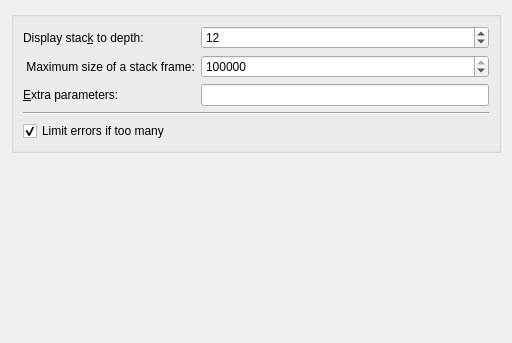
<?xml version="1.0" encoding="UTF-8"?>
<ui version="4.0">
 <class>Valgrind::Generic::ConfigPage</class>
 <widget class="QWidget" name="Valgrind::Generic::ConfigPage">
  <property name="geometry">
   <rect>
    <x>0</x>
    <y>0</y>
    <width>512</width>
    <height>343</height>
   </rect>
  </property>
  <layout class="QVBoxLayout" name="verticalLayout_2">
   <item>
    <widget class="QGroupBox" name="groupBox">
     <property name="title">
      <string/>
     </property>
     <layout class="QVBoxLayout" name="verticalLayout">
      <item>
       <layout class="QFormLayout" name="formLayout">
        <item row="0" column="0">
         <widget class="QLabel" name="numCallersLabel">
          <property name="text">
           <string>Display stac&amp;k to depth:</string>
          </property>
          <property name="buddy">
           <cstring>numCallers</cstring>
          </property>
         </widget>
        </item>
        <item row="0" column="1">
         <widget class="QSpinBox" name="numCallers">
          <property name="sizePolicy">
           <sizepolicy hsizetype="Expanding" vsizetype="Fixed">
            <horstretch>0</horstretch>
            <verstretch>0</verstretch>
           </sizepolicy>
          </property>
          <property name="toolTip">
           <string>&lt;html&gt;&lt;head/&gt;&lt;body&gt;&lt;p&gt;Specifies the maximum number of entries shown in stack traces that identify program locations. Note that errors are commoned up using only the top four function locations (the place in the current function, and that of its three immediate callers). So this doesn't affect the total number of errors reported.&lt;/p&gt;&lt;p&gt;The maximum value for this is 500. Note that higher settings will make Valgrind run a bit more slowly and take a bit more memory, but can be useful when working with programs with deeply-nested call chains.&lt;/p&gt;&lt;/body&gt;&lt;/html&gt;</string>
          </property>
          <property name="maximum">
           <number>500</number>
          </property>
          <property name="value">
           <number>12</number>
          </property>
         </widget>
        </item>
        <item row="1" column="0">
         <widget class="QLabel" name="maxStackframeLabel">
          <property name="text">
           <string> Maximum size of a stack frame:</string>
          </property>
          <property name="buddy">
           <cstring>maxStackframe</cstring>
          </property>
         </widget>
        </item>
        <item row="1" column="1">
         <widget class="QSpinBox" name="maxStackframe">
          <property name="sizePolicy">
           <sizepolicy hsizetype="Expanding" vsizetype="Fixed">
            <horstretch>0</horstretch>
            <verstretch>0</verstretch>
           </sizepolicy>
          </property>
          <property name="toolTip">
           <string>&lt;html&gt;&lt;head/&gt;&lt;body&gt;&lt;p&gt;The maximum size of a stack frame. If the stack pointer moves by more than this amount then Valgrind will assume that the program is switching to a different stack.&lt;/p&gt;&lt;p&gt;You may need to use this option if your program has large stack-allocated arrays. Valgrind keeps track of your program's stack pointer. If it changes by more than the threshold amount, Valgrind assumes your program is switching to a different stack, and Memcheck behaves differently than it would for a stack pointer change smaller than the threshold. Usually this heuristic works well. However, if your program allocates large structures on the stack, this heuristic will be fooled, and Memcheck will subsequently report large numbers of invalid stack accesses. This option allows you to change the threshold to a different value.&lt;/p&gt;&lt;p&gt;You should only consider use of this option if Valgrind's debug output directs you to do so. In that case it will tell you the new threshold you should specify.&lt;/p&gt;&lt;p&gt;In general, allocating large structures on the stack is a bad idea, because you can easily run out of stack space, especially on systems with limited memory or which expect to support large numbers of threads each with a small stack, and also because the error checking performed by Memcheck is more effective for heap-allocated data than for stack-allocated data. If you have to use this option, you may wish to consider rewriting your code to allocate on the heap rather than on the stack.&lt;/p&gt;&lt;/body&gt;&lt;/html&gt;</string>
          </property>
          <property name="maximum">
           <number>200000000</number>
          </property>
          <property name="value">
           <number>2000000</number>
          </property>
         </widget>
        </item>
        <item row="2" column="0">
         <widget class="QLabel" name="label_3">
          <property name="text">
           <string>&amp;Extra parameters:</string>
          </property>
          <property name="buddy">
           <cstring>extraParameters</cstring>
          </property>
         </widget>
        </item>
        <item row="2" column="1">
         <widget class="QLineEdit" name="extraParameters">
          <property name="sizePolicy">
           <sizepolicy hsizetype="Expanding" vsizetype="Fixed">
            <horstretch>0</horstretch>
            <verstretch>0</verstretch>
           </sizepolicy>
          </property>
          <property name="clearButtonEnabled">
           <bool>true</bool>
          </property>
         </widget>
        </item>
       </layout>
      </item>
      <item>
       <widget class="Line" name="line">
        <property name="orientation">
         <enum>Qt::Horizontal</enum>
        </property>
       </widget>
      </item>
      <item>
       <widget class="QCheckBox" name="limitErrors">
        <property name="toolTip">
         <string>&lt;html&gt;&lt;head/&gt;&lt;body&gt;&lt;p&gt;When enabled, Valgrind stops reporting errors after 10,000,000 in total, or 1,000 different ones, have been seen. This is to stop the error tracking machinery from becoming a huge performance overhead in programs with many errors.&lt;/p&gt;&lt;/body&gt;&lt;/html&gt;</string>
        </property>
        <property name="text">
         <string>Limit errors if too many</string>
        </property>
        <property name="checked">
         <bool>true</bool>
        </property>
       </widget>
      </item>
     </layout>
    </widget>
   </item>
   <item>
    <spacer name="verticalSpacer">
     <property name="orientation">
      <enum>Qt::Vertical</enum>
     </property>
     <property name="sizeHint" stdset="0">
      <size>
       <width>20</width>
       <height>40</height>
      </size>
     </property>
    </spacer>
   </item>
  </layout>
 </widget>
 <tabstops>
  <tabstop>numCallers</tabstop>
  <tabstop>maxStackframe</tabstop>
  <tabstop>extraParameters</tabstop>
  <tabstop>limitErrors</tabstop>
 </tabstops>
 <resources/>
 <connections/>
</ui>
